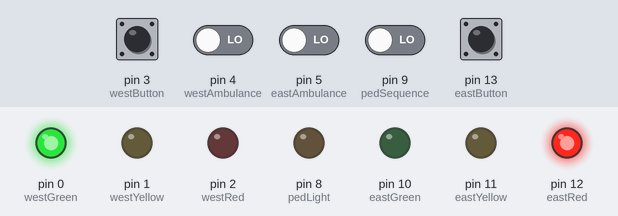
A sketch run on a simulated Arduino Uno, built with avr-gcc and run on an emulated ATmega328P. On the bench: output pins drawn as LEDs (lit = HIGH). Dashed ring = blinking. Inputs (shaded band) come from the test bench; at power-on: pin 3 (westButton), pin 4 (westAmbulance), pin 5 (eastAmbulance), pin 9 (pedSequence), pin 13 (eastButton) LOW.

Above: at 1.2 s.
1.3 s: pin 13 (eastButton) pulled HIGH for 0.15 s
At 3.4 s:
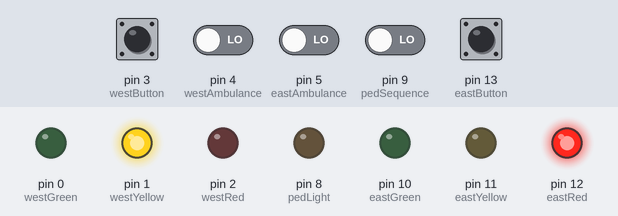
At 4.7 s:
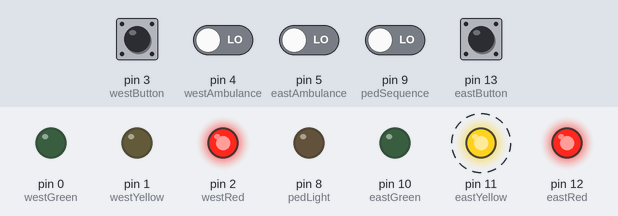
10.4 s: pin 9 (pedSequence) driven LOW
12.8 s: pin 3 (westButton) pulled HIGH for 0.15 s
At 14.6 s:
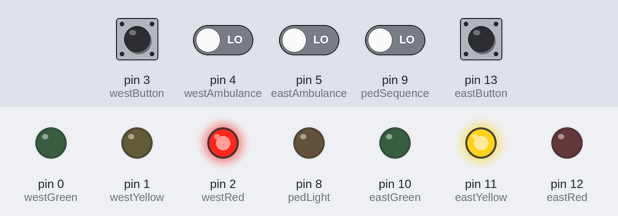
Timing chart, 0 to 16.9 s (numbered marks = the images above; inputs shaded):
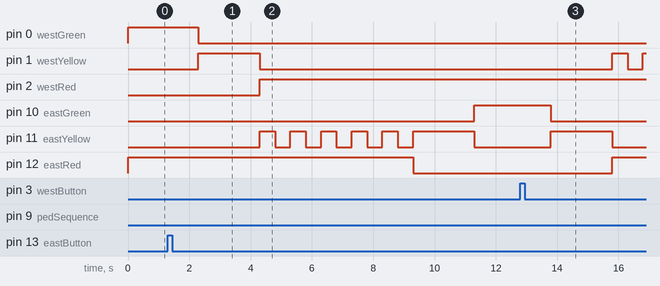

Measured:
- after the input at 1.3 s, pin 0 (westGreen): HIGH → LOW after 1.0 s; pin 1 (westYellow): LOW → HIGH after 1.0 s, → LOW 2.0 s later; pin 2 (westRed): LOW → HIGH after 3.0 s; pin 11 (eastYellow): alternates HIGH for 0.50 s and LOW for 0.50 s, 11 changes in all, then stays HIGH, starting after 3.0 s; pin 12 (eastRed): HIGH → LOW after 8.0 s
- after the input at 12.8 s, pin 1 (westYellow): LOW → HIGH after 3.0 s, → LOW 0.50 s later, → HIGH 0.50 s later; pin 10 (eastGreen): HIGH → LOW after 1.0 s; pin 11 (eastYellow): LOW → HIGH after 1.0 s, → LOW 2.0 s later; pin 12 (eastRed): LOW → HIGH after 3.0 s

The sketch:

Trafficlightcompletedworks1.ino
```cpp
// Traffic Light Control - with pedLight and ambulance buttons

#define westButton 3       // Button to trigger west traffic flow
#define eastButton 13      // Button to trigger east traffic avere
#define westRed 2          // West red light
#define westYellow 1       // West yellow light
#define westGreen 0        // West green light
#define eastRed 12         // East red light
#define eastYellow 11      // East yellow light
#define eastGreen 10       // East green light
#define pedLight 8         // Pedestrian crossing light
#define pedSequence 9      // Button to trigger pedestrian sequence
#define westAmbulance 4    // West ambulance button
#define eastAmbulance 5    // East ambulance button

#define yellowBlinkTime 500  // Time for yellow light to blink
#define ambulanceDelay 500   // Small delay for ambulance sequence


boolean trafficWest = true; // True = west green, false = east green
int flowTime = 1000;       // Delay before switching lights
int changeDelay = 2000;    // Delay for yellow light during transition

// Function to switch from green to red via yellow
void greenRed(int green, int yellow, int red) {
  digitalWrite(green, LOW);   // Turn off green
  digitalWrite(yellow, HIGH); // Turn on yellow
  delay(changeDelay);         // Wait for transition
  digitalWrite(yellow, LOW);  // Turn off yellow
  digitalWrite(red, HIGH);    // Turn on red
}

// Function to blink yellow light before it switches to green
void yellowBlink(int yellow) {
  for (int a = 0; a < 5; a++) { // Blink 5 times
    digitalWrite(yellow, HIGH);
    delay(yellowBlinkTime);
    digitalWrite(yellow, LOW);
    delay(yellowBlinkTime);
  }
}

// Function to switch from red to green
void redGreen(int red, int yellow, int green) {
  digitalWrite(red, LOW);     // Turn off red
  digitalWrite(yellow, HIGH); // Turn on yellow
  delay(changeDelay);         // Wait for transition
  digitalWrite(yellow, LOW);  // Turn off yellow
  digitalWrite(green, HIGH);  // Turn on green
}

// Function for west ambulance sequence
void westAmbulanceSequence() {
  // If east is green, transition east to red
  if (!trafficWest) {
    digitalWrite(eastGreen, LOW);    // Turn off east green
    digitalWrite(eastYellow, HIGH);  // East yellow on
    delay(ambulanceDelay);           // Small delay
    digitalWrite(eastYellow, LOW);   // East yellow off
    digitalWrite(eastRed, HIGH);     // East red on
    // Set west to green
    digitalWrite(westRed, LOW);      // Turn off west red
    digitalWrite(westGreen, HIGH);   // West green on
    trafficWest = true;              // Update traffic state
  }
}

// Function for east ambulance sequence
void eastAmbulanceSequence() {
  // If west is green, transition west to red
  if (trafficWest) {
    digitalWrite(westGreen, LOW);    // Turn off west green
    digitalWrite(westYellow, HIGH);  // West yellow on
    delay(ambulanceDelay);           // Small delay
    digitalWrite(westYellow, LOW);   // West yellow off
    digitalWrite(westRed, HIGH);     // West red on
    // Set east to green
    digitalWrite(eastRed, LOW);      // Turn off east red
    digitalWrite(eastGreen, HIGH);   // East green on
    trafficWest = false;             // Update traffic state
  }
}

// Function for ped crossing sequence
void pedButton() {
  // Stop current traffic flow
  if (trafficWest) {
    greenRed(westGreen, westYellow, westRed); // West goes to red
    digitalWrite(eastRed, HIGH);              // Ensure east stays red
  } else {
    greenRed(eastGreen, eastYellow, eastRed); // East goes to red
    digitalWrite(westRed, HIGH);              // Ensure west stays red
  }
  delay(2000);
  digitalWrite(pedLight, HIGH); // Turn on ped light
  delay(7000);
  digitalWrite(pedLight, LOW);  // Turn off ped light
  delay(2000);                  // Short pause after crossing
  // Resume traffic flow from before
  if (trafficWest) {
    redGreen(westRed, westYellow, westGreen); // West goes back to green
  } else {
    redGreen(eastRed, eastYellow, eastGreen); // East goes back to green
  }
}

void setup() {
  // Set buttons as inputs
  pinMode(westButton, INPUT);
  pinMode(eastButton, INPUT);
  pinMode(pedSequence, INPUT);
  pinMode(westAmbulance, INPUT);
  pinMode(eastAmbulance, INPUT);
  // Set lights as outputs
  pinMode(westRed, OUTPUT);
  pinMode(westYellow, OUTPUT);
  pinMode(westGreen, OUTPUT);
  pinMode(eastRed, OUTPUT);
  pinMode(eastYellow, OUTPUT);
  pinMode(eastGreen, OUTPUT);
  pinMode(pedLight, OUTPUT);

  // Sets initial state: west green, east red
  digitalWrite(westRed, LOW);
  digitalWrite(westYellow, LOW);
  digitalWrite(westGreen, HIGH);
  digitalWrite(eastRed, HIGH);
  digitalWrite(eastYellow, LOW);
  digitalWrite(eastGreen, LOW);
}

void loop() {
  // If west ambulance button is pressed
  if (digitalRead(westAmbulance) == HIGH) {
    westAmbulanceSequence();
  }
  // If east ambulance button is pressed
  if (digitalRead(eastAmbulance) == HIGH) {
    eastAmbulanceSequence();
  }
  // If west button is pressed and east is green
  if (digitalRead(westButton) == HIGH) {
    if (!trafficWest) {
      trafficWest = true;                       // Switch to west flow
      delay(flowTime);                          // Wait before changing lights
      greenRed(eastGreen, eastYellow, eastRed); // East goes to red
      yellowBlink(westYellow);                  // West yellow blinks
      redGreen(westRed, westYellow, westGreen); // West goes to green
    }
  }
  // If east button is pressed and west is green
  if (digitalRead(eastButton) == HIGH) {
    if (trafficWest) {
      trafficWest = false;                      // Switch to east flow
      delay(flowTime);                          // Wait before changing lights
      greenRed(westGreen, westYellow, westRed); // West goes to red
      yellowBlink(eastYellow);                  // East yellow blinks
      redGreen(eastRed, eastYellow, eastGreen); // East goes to green
    }
  }
  // If pedestrian button is pressed
  if (digitalRead(pedSequence) == HIGH) {
    pedButton(); // Run ped sequence
  }
}
```
